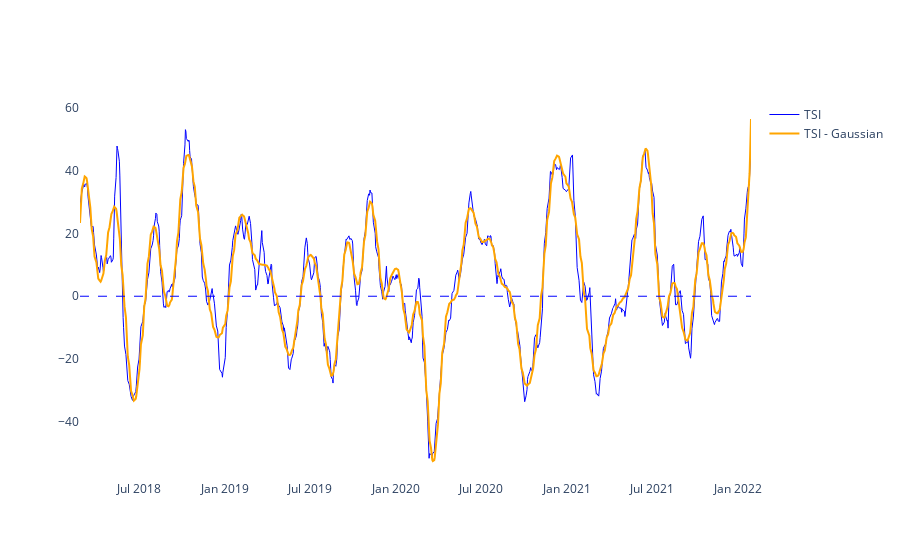

Notebook cell for this chart:
### Code cell
#TSI

tsi_config=[25,13]
resultados_tsi = ta.momentum.TSIIndicator(df["Close"],tsi_config[0],tsi_config[1],False)

resultados_tsi.tsi().dropna(inplace=True)


#Gaussian TSI
resultados_tsi_sem_null = resultados_tsi.tsi().dropna()

tsi_np = resultados_tsi_sem_null.to_numpy()

tsi_np = tsi_np.reshape(1,len(tsi_np))


smoother_tsi = GaussianSmoother(n_knots=60, sigma=0.001)
smoother_tsi.smooth(tsi_np)


fig = go.Figure()

fig.add_trace(
    go.Scatter(
        name="TSI",
        x=df.tail(len(resultados_tsi_sem_null)).index,
        y=resultados_tsi_sem_null,
        line=dict(color='blue', width=1))
)

fig.add_trace(
    go.Scatter(
        x=df.tail(len(resultados_tsi_sem_null)).index,
        y=smoother_tsi.smooth_data[0],
        mode='lines',
        name='TSI - Gaussian',
        line=dict(color="orange"))
)

fig.add_hline(y=0,line_color="blue",line_width=1, line_dash="dash")
fig.update_layout(paper_bgcolor='rgba(0,0,0,0)', plot_bgcolor='rgba(0,0,0,0)')

### Figure 1 — Plotly figure (JSON) as saved in the notebook; plotly's stock layout.template omitted (floating-point values rounded to 4 significant figures; data arrays with more than 128 entries replaced by an {"elided": "..."} marker saying what was removed)
{"data": [{"line": {"color": "blue", "width": 1}, "name": "TSI", "type": "scatter", "x": {"elided": "972 str values"}, "y": {"elided": "972 float values"}}, {"line": {"color": "orange"}, "mode": "lines", "name": "TSI - Gaussian", "type": "scatter", "x": {"elided": "972 str values"}, "y": {"elided": "972 float values"}}], "layout": {"paper_bgcolor": "rgba(0,0,0,0)", "plot_bgcolor": "rgba(0,0,0,0)", "shapes": [{"line": {"color": "blue", "dash": "dash", "width": 1}, "type": "line", "x0": 0, "x1": 1, "xref": "x domain", "y0": 0, "y1": 0, "yref": "y"}]}}
